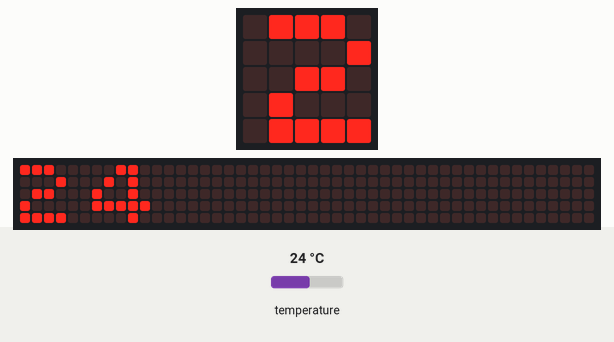
A program run on a simulated BBC micro:bit (MakeCode). Shown: the board's 5×5 LED display, a strip that is not on the board, showing the scrolling text unrolled. The inputs (shaded band) are chosen by the test bench; at power-on: temperature 24 °C. The 48×5 strip is a reading aid, not a part: it shows the text the display is scrolling, unrolled, one strip-width of it at a time.

Above: at 1.67 s.
1.7 s: temperature set to 33 °C
At 5.2 s:
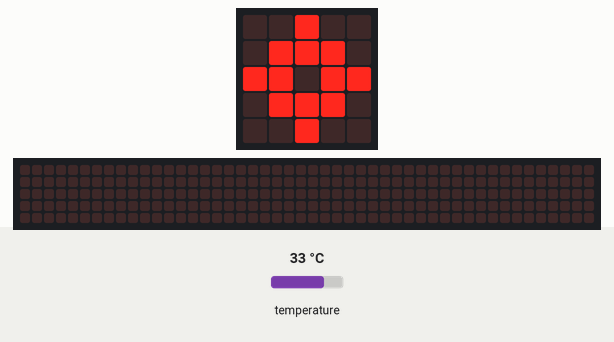
7.5 s: temperature set to 12 °C
At 10.3 s:
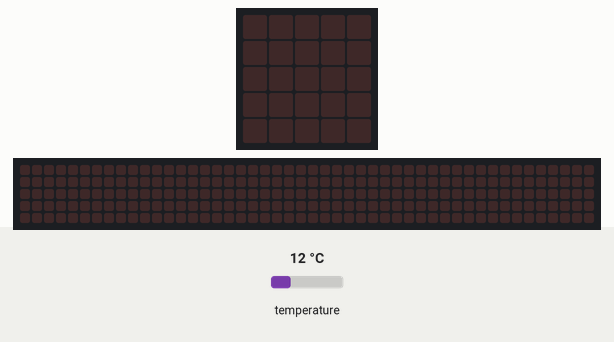
12.0 s: temperature set to 19 °C
At 15.16 s:
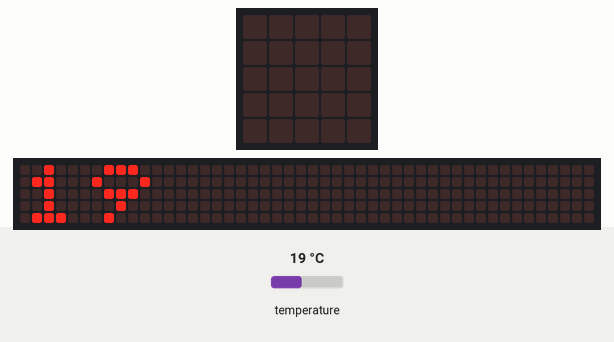

Measured:
- after the input at 1.7 s, the display: first differs from a run without the input after 2.8 s (image 1)
- after the input at 7.5 s, the display: first differs from a run without the input after 2.0 s (image 2)
- what the display in image 1 shows lasts 1.6 s, from 4.5 s to 6.1 s
- what the display in image 2 shows lasts 1.0 s, from 9.5 s to 10.5 s

The program:

main.ts
```typescript
basic.clearScreen()
basic.forever(function () {
    if (input.temperature() > 30) {
        basic.showIcon(IconNames.Target)
    } else {
        basic.clearScreen()
    }
    basic.pause(1000)
    basic.showNumber(input.temperature())
    basic.showString("C")
})
```

test.ts
```typescript
// aquí va el archivo "tests"; esto no se compilará cuando este paquete se utilice como una extensión.
```
